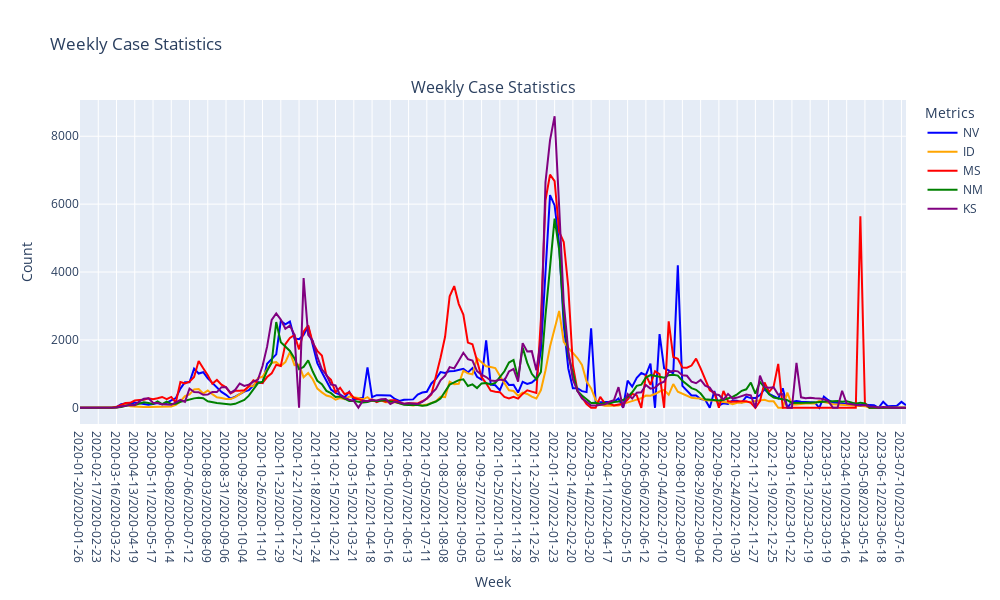
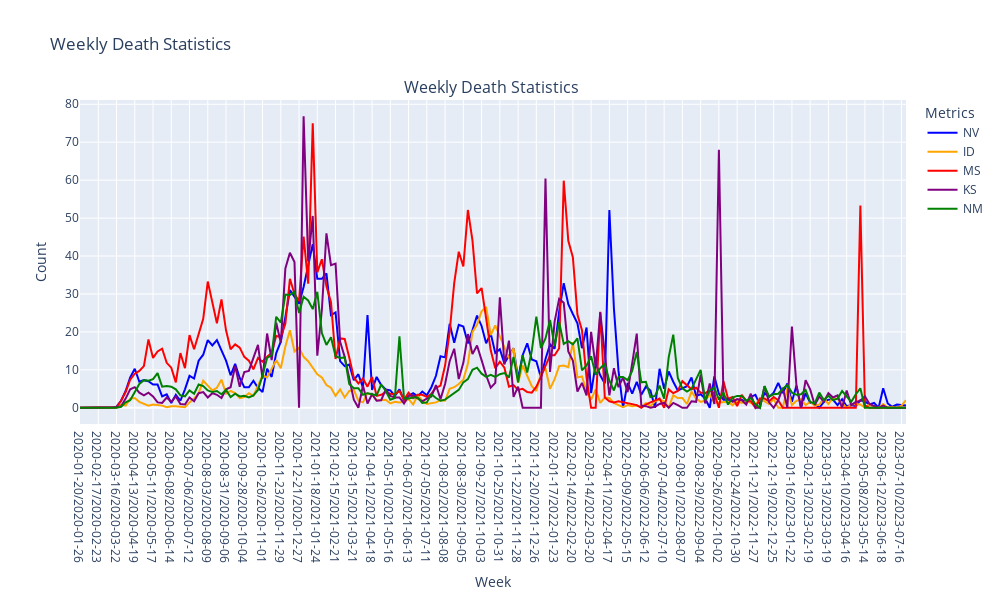

Notebook cell for these charts, in order:
### Code cell
# Define colors for each metric
State = {
    'NV': 'blue',
    'ID': 'orange',
    'MS': 'red',
    'NM': 'green',
    'KS': 'purple',
}

# Convert 'Week' column to string for Plotly compatibility
chosen_states_stats['Week'] = chosen_states_stats['Week'].astype(str)

# Create a subplot figure
fig = make_subplots(rows=1, cols=1, subplot_titles=["Weekly Case Statistics"])

# Add traces for each metric
fig.add_trace(
    go.Scatter(
        x=chosen_states_stats['Week'], 
        y=chosen_states_stats['Mean_cases_Nv'], 
        mode='lines', 
        name='NV',
        line=dict(color=State['NV'])
    ),
    row=1, col=1
)

fig.add_trace(
    go.Scatter(
        x=chosen_states_stats['Week'], 
        y=chosen_states_stats['Mean_cases_ID'], 
        mode='lines', 
        name='ID',
        line=dict(color=State['ID'])
    ),
    row=1, col=1
)

fig.add_trace(
    go.Scatter(
        x=chosen_states_stats['Week'], 
        y=chosen_states_stats['Mean_cases_MS'], 
        mode='lines',  
        name='MS',
        line=dict(color=State['MS'])
    ),
    row=1, col=1
)
fig.add_trace(
    go.Scatter(
        x=chosen_states_stats['Week'], 
        y=chosen_states_stats['Mean_cases_NM'], 
        mode='lines',  
        name='NM',
        line=dict(color=State['NM'])
    ),
    row=1, col=1
)
fig.add_trace(
    go.Scatter(
        x=chosen_states_stats['Week'], 
        y=chosen_states_stats['Mean_cases_KS'], 
        mode='lines',  
        name='KS',
        line=dict(color=State['KS'])
    ),
    row=1, col=1
)

# Update layout for the figure
fig.update_layout(
    title="Weekly Case Statistics",
    xaxis_title="Week",
    yaxis_title="Count",
    legend_title="Metrics",
    height=600,
    width=1000
)

# Show the figure
fig.show()

# Convert 'Week' column to string for Plotly compatibility
chosen_states_stats['Week'] =chosen_states_stats['Week'].astype(str)

# Create a subplot figure
fig = make_subplots(rows=1, cols=1, subplot_titles=["Weekly Death Statistics "])

# Add traces for each metric
fig.add_trace(
    go.Scatter(
        x=chosen_states_stats['Week'], 
        y=chosen_states_stats['Mean_deaths_NV'], 
        mode='lines', 
        name='NV',
        line=dict(color=State['NV'])
    ),
    row=1, col=1
)

fig.add_trace(
    go.Scatter(
        x=chosen_states_stats['Week'], 
        y=chosen_states_stats['Mean_deaths_ID'], 
        mode='lines', 
        name='ID',
        line=dict(color=State['ID'])
    ),
    row=1, col=1
)

fig.add_trace(
    go.Scatter(
        x=chosen_states_stats['Week'], 
        y=chosen_states_stats['Mean_deaths_MS'], 
        mode='lines',  
        name='MS',
        line=dict(color=State['MS'])
    ),
    row=1, col=1
)
fig.add_trace(
    go.Scatter(
        x=chosen_states_stats['Week'], 
        y=chosen_states_stats['Mean_deaths_KS'], 
        mode='lines',  
        name='KS',
        line=dict(color=State['KS'])
    ),
    row=1, col=1
)
fig.add_trace(
    go.Scatter(
        x=chosen_states_stats['Week'], 
        y=chosen_states_stats['Mean_deaths_NM'], 
        mode='lines',  
        name='NM',
        line=dict(color=State['NM'])
    ),
    row=1, col=1
)

# Update layout for the figure
fig.update_layout(
    title="Weekly Death Statistics",
    xaxis_title="Week",
    yaxis_title="Count",
    legend_title="Metrics",
    height=600,
    width=1000
)

# Show the figure
fig.show()

### Figure 1 — Plotly figure (JSON) as saved in the notebook; plotly's stock layout.template omitted (floating-point values rounded to 4 significant figures; data arrays with more than 128 entries replaced by an {"elided": "..."} marker saying what was removed)
{"data": [{"line": {"color": "blue"}, "mode": "lines", "name": "NV", "type": "scatter", "x": {"elided": "182 str values"}, "xaxis": "x", "y": {"elided": "182 float values"}, "yaxis": "y"}, {"line": {"color": "orange"}, "mode": "lines", "name": "ID", "type": "scatter", "x": {"elided": "182 str values"}, "xaxis": "x", "y": {"elided": "182 float values"}, "yaxis": "y"}, {"line": {"color": "red"}, "mode": "lines", "name": "MS", "type": "scatter", "x": {"elided": "182 str values"}, "xaxis": "x", "y": {"elided": "182 float values"}, "yaxis": "y"}, {"line": {"color": "green"}, "mode": "lines", "name": "NM", "type": "scatter", "x": {"elided": "182 str values"}, "xaxis": "x", "y": {"elided": "182 float values"}, "yaxis": "y"}, {"line": {"color": "purple"}, "mode": "lines", "name": "KS", "type": "scatter", "x": {"elided": "182 str values"}, "xaxis": "x", "y": {"elided": "182 float values"}, "yaxis": "y"}], "layout": {"annotations": [{"font": {"size": 16}, "showarrow": false, "text": "Weekly Case Statistics", "x": 0.5, "xanchor": "center", "xref": "paper", "y": 1, "yanchor": "bottom", "yref": "paper"}], "height": 600, "legend": {"title": {"text": "Metrics"}}, "title": {"text": "Weekly Case Statistics"}, "width": 1000, "xaxis": {"anchor": "y", "autorange": true, "domain": [0, 1], "range": [0, 181], "title": {"text": "Week"}, "type": "category"}, "yaxis": {"anchor": "x", "autorange": true, "domain": [0, 1], "range": [-477.2, 9068.0], "title": {"text": "Count"}, "type": "linear"}}}

### Figure 2 — Plotly figure (JSON) as saved in the notebook; plotly's stock layout.template omitted (floating-point values rounded to 4 significant figures; data arrays with more than 128 entries replaced by an {"elided": "..."} marker saying what was removed)
{"data": [{"line": {"color": "blue"}, "mode": "lines", "name": "NV", "type": "scatter", "x": {"elided": "182 str values"}, "xaxis": "x", "y": {"elided": "182 float values"}, "yaxis": "y"}, {"line": {"color": "orange"}, "mode": "lines", "name": "ID", "type": "scatter", "x": {"elided": "182 str values"}, "xaxis": "x", "y": {"elided": "182 float values"}, "yaxis": "y"}, {"line": {"color": "red"}, "mode": "lines", "name": "MS", "type": "scatter", "x": {"elided": "182 str values"}, "xaxis": "x", "y": {"elided": "182 float values"}, "yaxis": "y"}, {"line": {"color": "purple"}, "mode": "lines", "name": "KS", "type": "scatter", "x": {"elided": "182 str values"}, "xaxis": "x", "y": {"elided": "182 float values"}, "yaxis": "y"}, {"line": {"color": "green"}, "mode": "lines", "name": "NM", "type": "scatter", "x": {"elided": "182 str values"}, "xaxis": "x", "y": {"elided": "182 float values"}, "yaxis": "y"}], "layout": {"annotations": [{"font": {"size": 16}, "showarrow": false, "text": "Weekly Death Statistics ", "x": 0.5, "xanchor": "center", "xref": "paper", "y": 1, "yanchor": "bottom", "yref": "paper"}], "height": 600, "legend": {"title": {"text": "Metrics"}}, "title": {"text": "Weekly Death Statistics"}, "width": 1000, "xaxis": {"anchor": "y", "autorange": true, "domain": [0, 1], "range": [0, 181], "title": {"text": "Week"}, "type": "category"}, "yaxis": {"anchor": "x", "autorange": true, "domain": [0, 1], "range": [-4.27, 81.13], "title": {"text": "Count"}, "type": "linear"}}}
